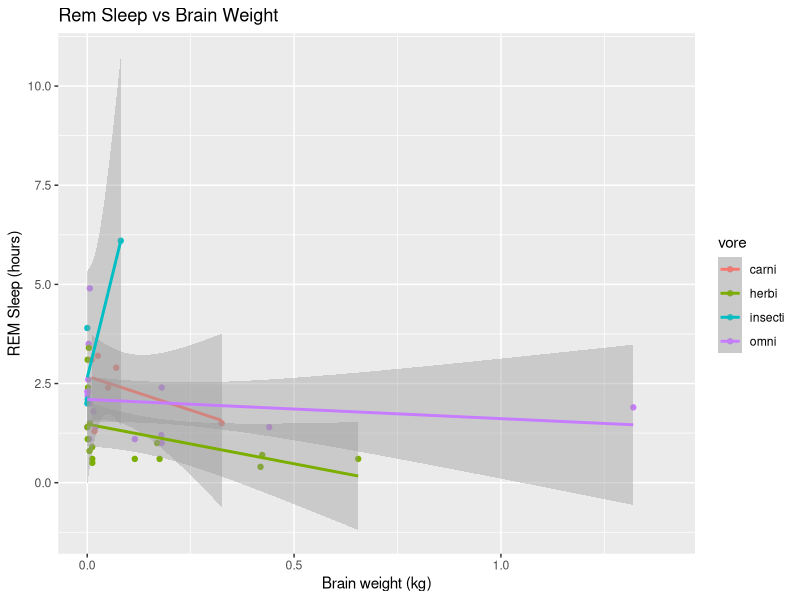
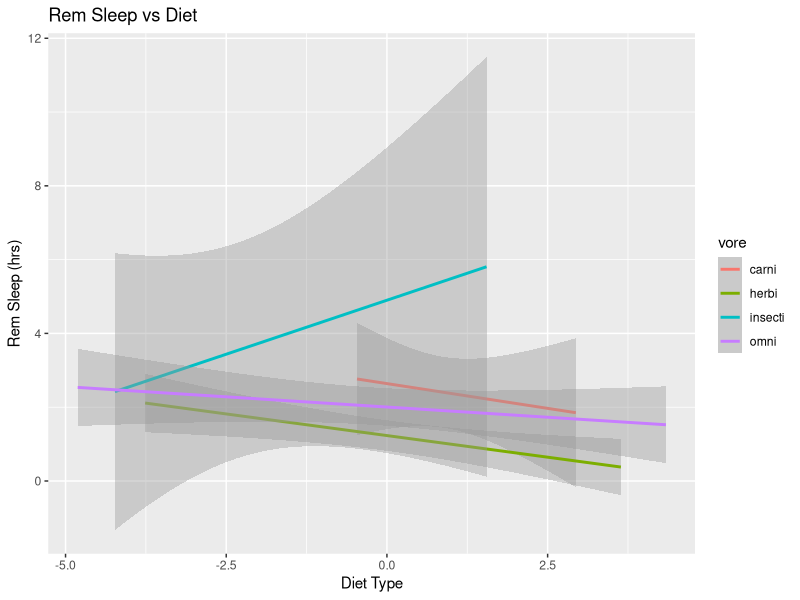
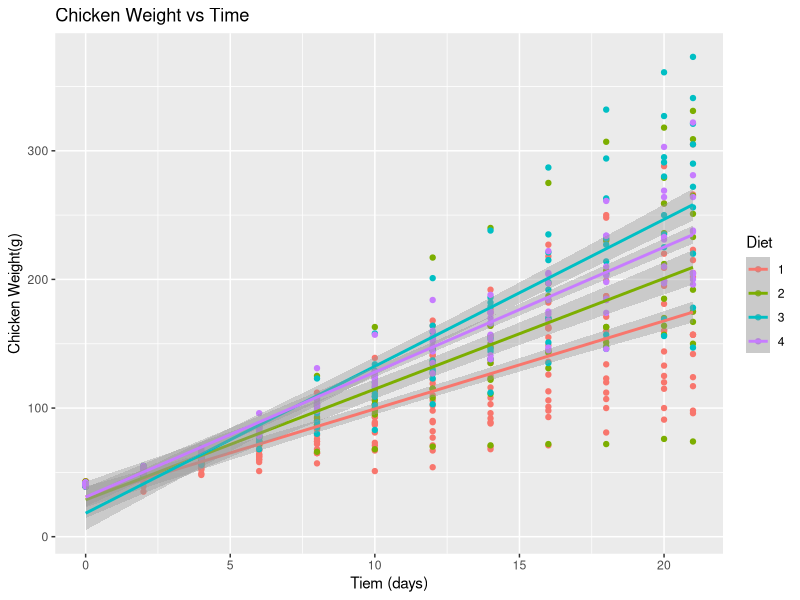
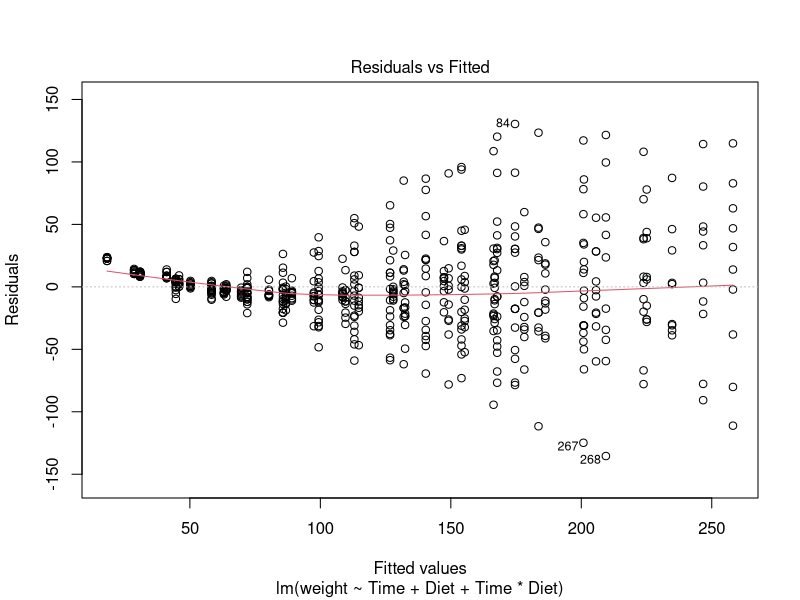
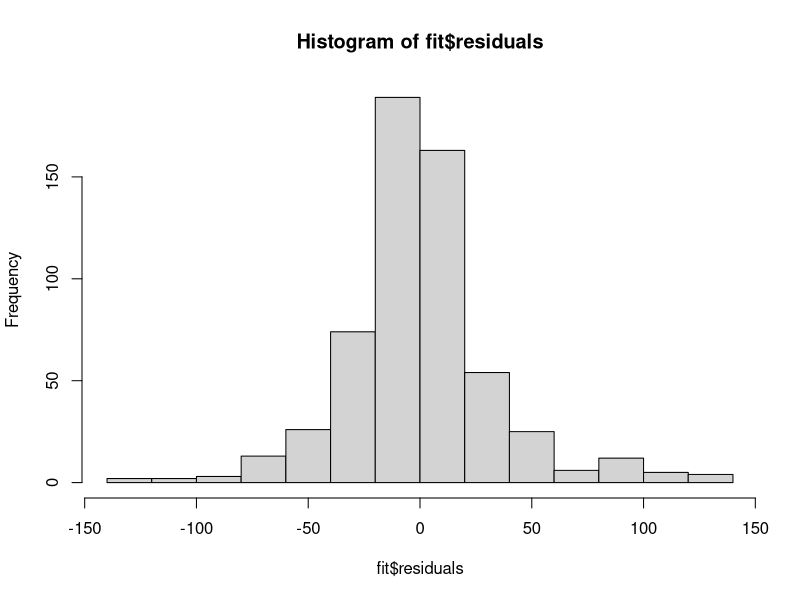
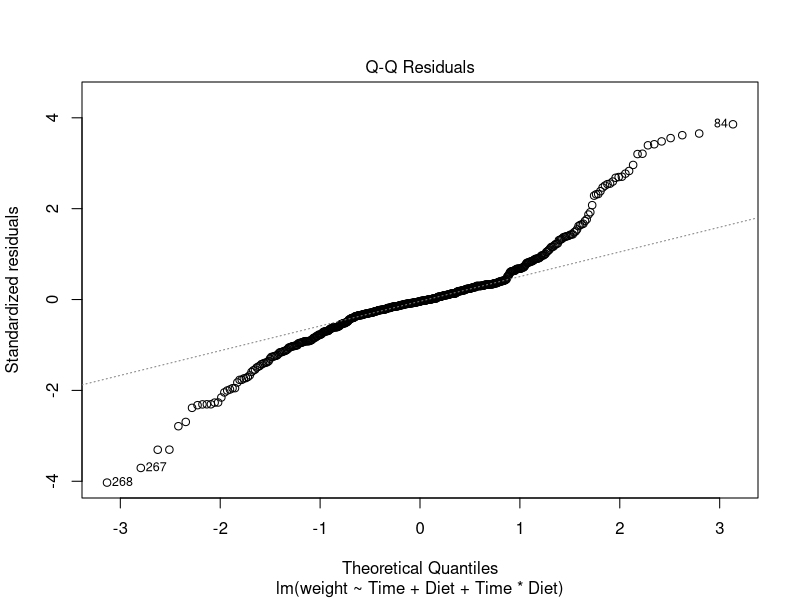

The R script that drew these images, in order:
## ---- chunk 1
knitr::opts_chunk$set(echo = TRUE, eval = TRUE, fig.align = "center", warning = F, message = F, R.options=list(max.print=100))

# Edit the file starting below

library(tidyverse)
## ---- chunk 2
library(ggplot2)
# Fit a multiple linear regression model with both predictors
fit <- lm(sleep_rem ~ brainwt + vore + brainwt*vore, data = msleep)
mySleep <- msleep
summary(fit)

## ---- chunk 3
yInsectivore <- 2.68511 - 3.42607 - 0.04121 + 46.01707 # if animal is an insectivore
yHerbivore <- 2.68511 - 3.42607 - 1.20881 + 1.42876 # if animal isa herbivore
yCarnivore <- 2.68511 - 3.42607  # if animal is a carnivore
yOmnivore <- 2.68511 - 3.42607 - 0.58505 + 2.94134
diffInsectiOmni <- yInsectivore - yOmnivore
diffInsectiCarni <- yInsectivore - yCarnivore
diffInsectiHerbi <- yInsectivore - yHerbivore
## ---- chunk 4
mySleep$brainwt <- mySleep$brainwt - mean(mySleep$brainwt,na.rm = TRUE)
fit <- lm(sleep_rem ~ brainwt + vore + brainwt*vore, data = mySleep)
summary(fit)

## ---- chunk 5
mySleep <- msleep
mySleep <- mySleep[!is.na(mySleep$vore),]
ggplot(mySleep,aes(y=sleep_rem,x=brainwt,color=vore)) + 
  geom_point() + xlim(0,1.4) + geom_smooth(method = "lm") + xlab("Brain weight (kg)") + ylab("REM Sleep (hours)") + ggtitle("Rem Sleep vs Brain Weight")
print(mean(mySleep$brainwt,na.rm = TRUE))
## ---- chunk 6
mySleep <- msleep
mySleep$brainwt <- log(mySleep$brainwt)
mySleep$brainwt <- mySleep$brainwt - mean(mySleep$brainwt,na.rm = TRUE)
fit <- lm(sleep_rem ~ brainwt + vore + brainwt*vore, data = mySleep)
summary(fit)

## ---- chunk 7
mySleep <- msleep
mySleep$brainwt <- log(mySleep$brainwt)
mySleep$brainwt <- mySleep$brainwt - mean(mySleep$brainwt,na.rm = TRUE)
mySleep %>% drop_na(vore) %>% ggplot(aes(brainwt,sleep_rem))+ geom_smooth(aes(col=vore),method="lm") + ggtitle("Rem Sleep vs Diet") + xlab("Diet Type") + ylab("Rem Sleep (hrs)")
## ---- chunk 8
ggplot(data=ChickWeight,aes(x=`Time`,y=`weight`,color = Diet)) + geom_point(size=1.5)+ggtitle("Chicken Weight vs Time") + labs(y="Chicken Weight(g)",x="Tiem (days)") + geom_smooth(method = "lm",aes(color = Diet)) 
## ---- chunk 9
fit <- lm(weight ~ Time + Diet + Time*Diet, data = ChickWeight)
summary(fit)
## ---- chunk 10
# Residuals vs Fitted values plot
plot(fit, which = 1)
# Histogram of residuals
hist(fit$residuals)
# Q-Q plot for the residuals
plot(fit, which = 2)
## ---- chunk 11
shapiro.test(fit$residuals)
# Kolmogorov-Smirnov test
# H0: normality
ks.test(fit$residuals, "pnorm", mean=0, sd(fit$residuals))
## ---- chunk 12
library(sandwich);
# Install a new package
# install.packages("lmtest")
library(lmtest)

# Breusch-Pagan test
# H0: homoscedasticity
bptest(fit) 
## ---- chunk 13
timeDietMatrix <-  data.frame(Time=15,Diet="1")
predict(fit,newdata = timeDietMatrix,interval = "confidence")
## ---- chunk 14
samp_weights <- replicate(5000, {
  # Bootstrap your data (resample observations)
  boot_data <- sample_frac(ChickWeight, replace = TRUE)
  # Fit regression model
  fitboot <- lm(weight ~ Time + Diet + Time*Diet , data = boot_data)
  # Save the coefficients
  coef(fitboot)
  timeDietMatrix <-  data.frame(Time=15,Diet="1")
  predict(fitboot,newdata = timeDietMatrix)[1]
})
## ---- chunk 15
  quantile(samp_weights,0.025)
  quantile(samp_weights,0.975)
## ---- chunk 16
## DO NOT DELETE THIS BLOCK!
Sys.info()
